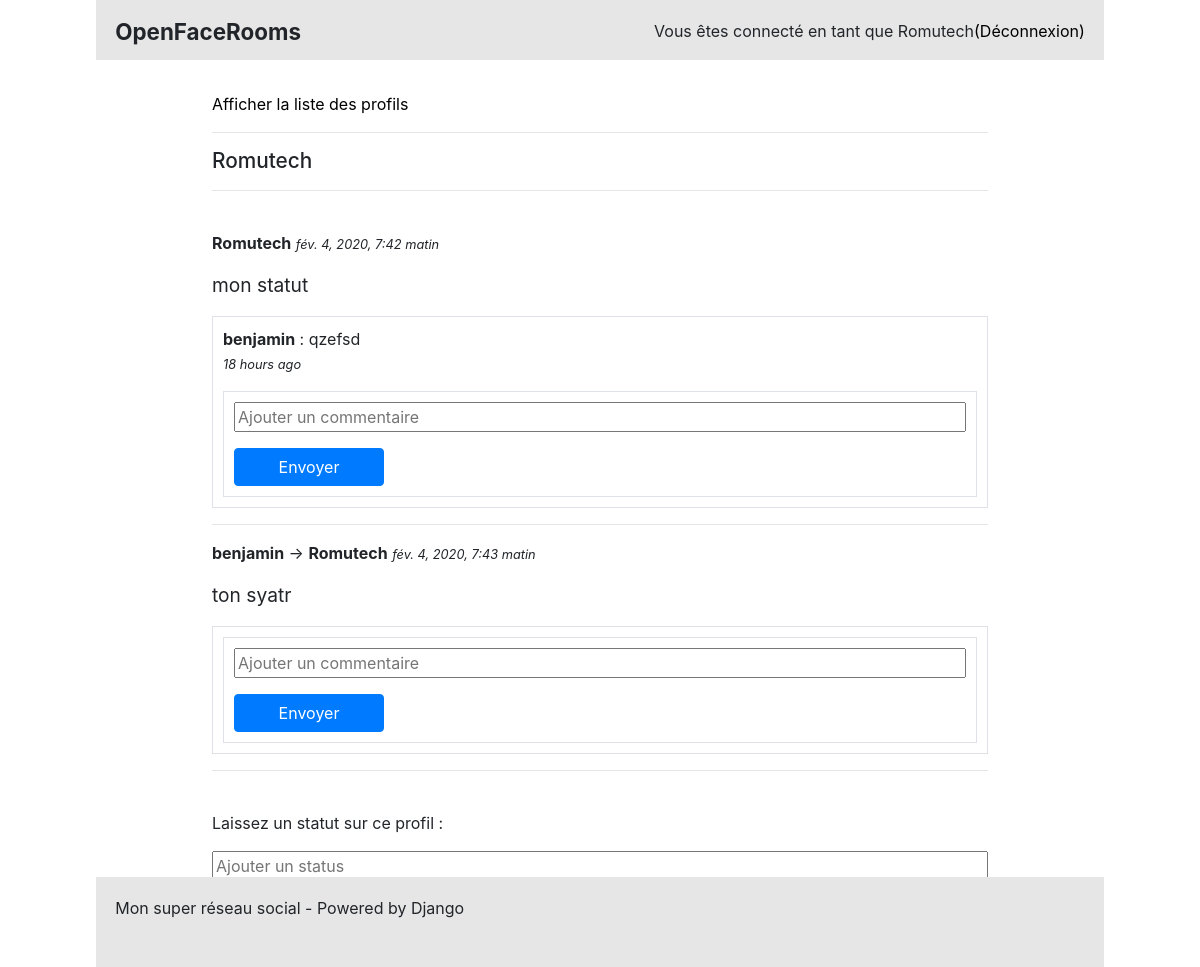
The app's page /profile/1 (signed in), older data.
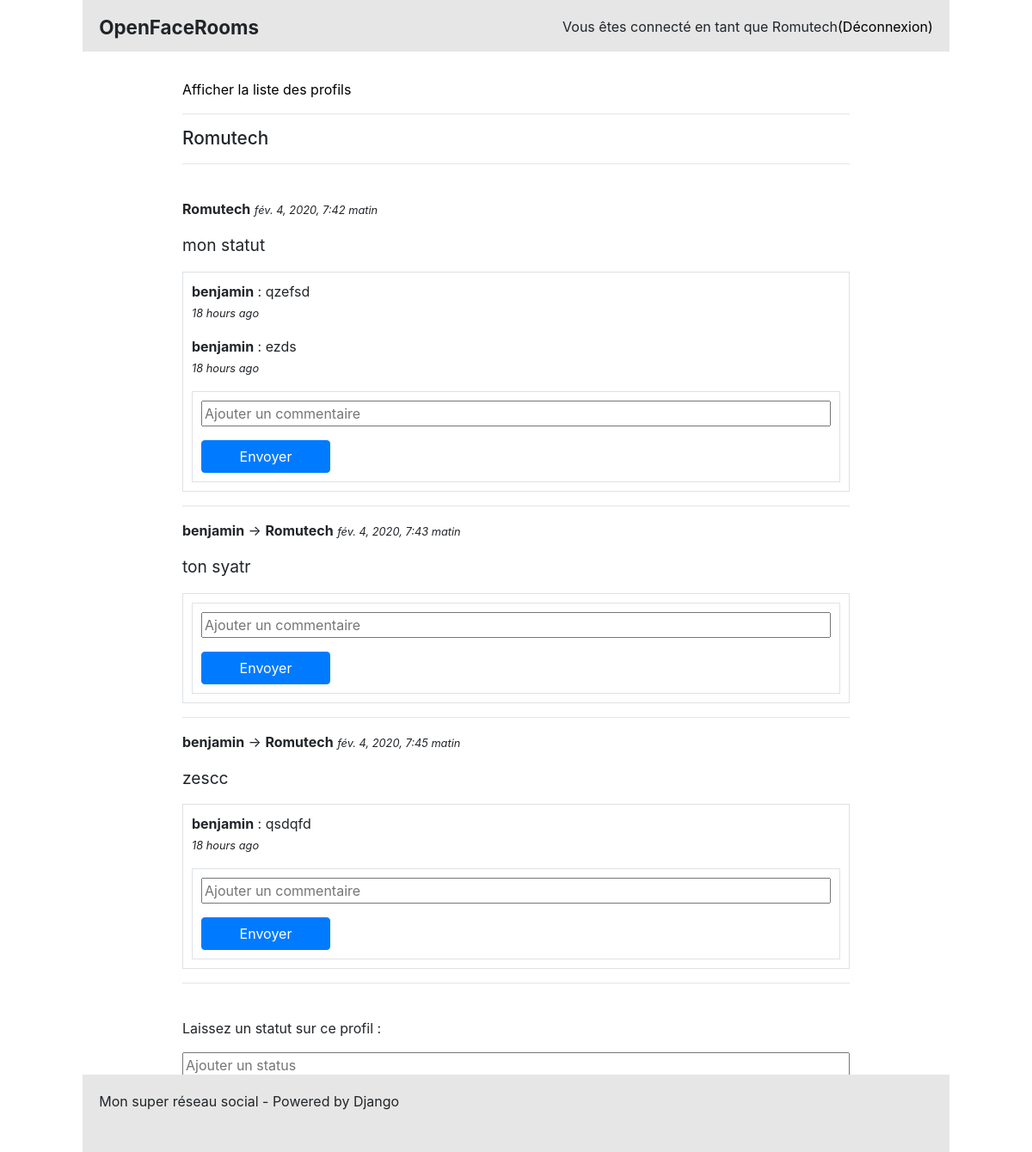
The same page, newer data.
### social/models.py (models this page shows, shortened)
class Profile(models.Model):
    user      = models.CharField(max_length=100, verbose_name="")
    username  = models.CharField(max_length=100, verbose_name="")
    date      = models.DateTimeField(default=timezone.now, verbose_name="Date de création")
    class Meta:
        verbose_name="Profil"
    def __str__(self):
        return self.username

class Message(models.Model):
    content = models.CharField(max_length=100, verbose_name="")
    author  = models.CharField(max_length=100, verbose_name="")
    date    = models.DateTimeField(default=timezone.now, verbose_name="Date de création")

class ProfileStatus(Message):
    profile = models.ForeignKey('Profile', on_delete=models.CASCADE)
    class Meta:
        verbose_name="Statut"
    def __str__(self):
        return self.content

class Message(models.Model):
    content = models.CharField(max_length=100, verbose_name="")
    author  = models.CharField(max_length=100, verbose_name="")
    date    = models.DateTimeField(default=timezone.now, verbose_name="Date de création")

class Comment(Message):
    status  = models.ForeignKey('ProfileStatus', on_delete=models.CASCADE)
    class Meta:
        verbose_name="Commentaire"

### social/views.py (the view)
# urls.py: path('profile/<id>', views.show_profile, name='show_profile'),
def show_profile(request, id):
    try:
        profile = Profile.objects.get(id=id)
    except:
        raise Http404
    statutes = ProfileStatus.objects.filter(profile=profile)
    form = CommentForm(request.POST or None)
    if save_status(request):
        return redirect(show_profile, id)
    elif save_comment(request, form):
        return redirect(show_profile, id)
    return render(request, 'social/show_profile.html', locals())

### social/forms.py
class CommentForm(forms.ModelForm):
    def __init__(self, *args, **kwargs):
        super(CommentForm, self).__init__(*args, **kwargs)
        self.fields['content'].widget.attrs['placeholder'] = "Ajouter un commentaire"
    class Meta:
        model = Comment
        fields = ('content',)

### social/models.py (called while the page is built)
def save_status(request):
    try:
        if request.POST['type_form'] == 'profile_status':
            status = ProfileStatus()
            status.content = request.POST['content']
            status.profile = Profile(id=request.POST['profile'])
            status.author = request.user.username
            status.save()
            return True
    except:
        pass
    return False

def save_comment(request, form):
    try:
        if request.POST['type_form'] == 'comment_status':
            if form.is_valid():
                comment = Comment()
                comment.content = request.POST['content']
                comment.status = ProfileStatus.objects.get(id=request.POST['status'])
                comment.author = request.user.username
                comment.save()
                return True
    except:
        pass
    return False

### social/templates/social/show_profile.html (shortened to what this page needs)
{% extends "base.html" %}
{% load humanize %}
{% block content%}
	<div>
		<p><a href="{% url "list_profiles" %}">Afficher la liste des profils</a></p>
		<hr>
	</div>
	{% if request.user.is_authenticated %}
		<h2>{{ profile }}</h2>
	<hr>
	<br>
	{% for status in statutes %}
		<p>
			{% if status.author == profile.username %}
				<b>{{ status.author }}</b>
			{% else %}
				<b>{{ status.author }}</b> -> <b>{{ status.profile }}</b>
			{% endif %}
			<i>{{ status.date }}</i>
			<div class="status">{{ status }}</div>
		</p>
		<div class="border">
			{% if status.comment_set.all.count > 0 %}
				{% for comment in status.comment_set.all %}
					<p>
						<b>{{ comment.author }}</b> : {{ comment.content }}
						<br>
						<i>{{ comment.date|naturaltime }}</i>
					</p>
				{% endfor %}
			{% endif %}
			<div class="border">
				<form action="{% url "show_profile" profile.id  %}" method="post">
				    {{ form.as_p }}
				    <input class="btn btn-primary" type="submit" value="Envoyer" />
				</form>
			</div>
		</div>
		<hr>
	{% endfor %}
		<br>
		<p>Laissez un statut sur ce profil : </p>
		<form action="{% url "show_profile" profile.id  %}" method="post">
		    <p><input type="text" name="content" placeholder="Ajouter un status"></p>
		</form>
	{% else %}
		<p>Connectez-vous ou inscrivez-vous, pour voir ce profil ! </p>
	{% endif %}
{% endblock%}

### templates/base.html (shortened to what this page needs)
<!doctype html>
<html lang="fr">
  <head>
    <link rel="stylesheet" href="https://stackpath.bootstrapcdn.com/bootstrap/4.4.1/css/bootstrap.min.css">
  </head>
  <body>
  	<header>
		<h1 style="float: left;"><b>OpenFaceRooms</b></h1>
		{% if request.user.is_authenticated %}
			<p style="float: right;">Vous êtes connecté en tant que {{ request.user }} <a style="float: right;" href="/logout">(Déconnexion)</a></p>
		{% else %}
			<div style="float: right;">
				<a style="float: right;" href="/signin"> (Connexion)</a>
				<a style="float: right;" href="/signup"> (Inscription)</a>
			</div>
		{% endif %}
    </header>
  	<div class="content" style="margin: 2em">
    	{% block content %}{% endblock %}
    </div>
    <footer>
		Mon super réseau social - Powered by Django
    </footer>
  </body>
</html>

### templates/base.html (style rules this page uses)
header { position: relative; top: 0; margin-left:8%; margin-right: 8%; width: 84%; height: 60px; padding: 1.2em; background: #E6E6E6; }
.content { padding-right: 15%;padding-left: 15%; }
.status { font-size: 1.2em; }
.border { padding: 10px; }
.btn { width: 150px; }
input { width:100%; }
h1 { font-size: 1.4em; }
h2 { font-size: 1.3em; }
i { font-size: 0.8em; }
a { color: black; }
footer { position: fixed; bottom: 0px; margin-left:8%; margin-right: 8%; width: 84%; height: 90px; padding: 1.2em; background: #E6E6E6; }

Row changes from the older to the newer data that the page shows:
added Comment: author "benjamin", content "ezds", date "18 hours ago", shown under ProfileStatus "mon statut"
added ProfileStatus: author "benjamin", profile "Romutech", date "fév. 4, 2020, 7:45 matin", content "zescc"
added Comment: author "benjamin", content "qsdqfd", date "18 hours ago"
